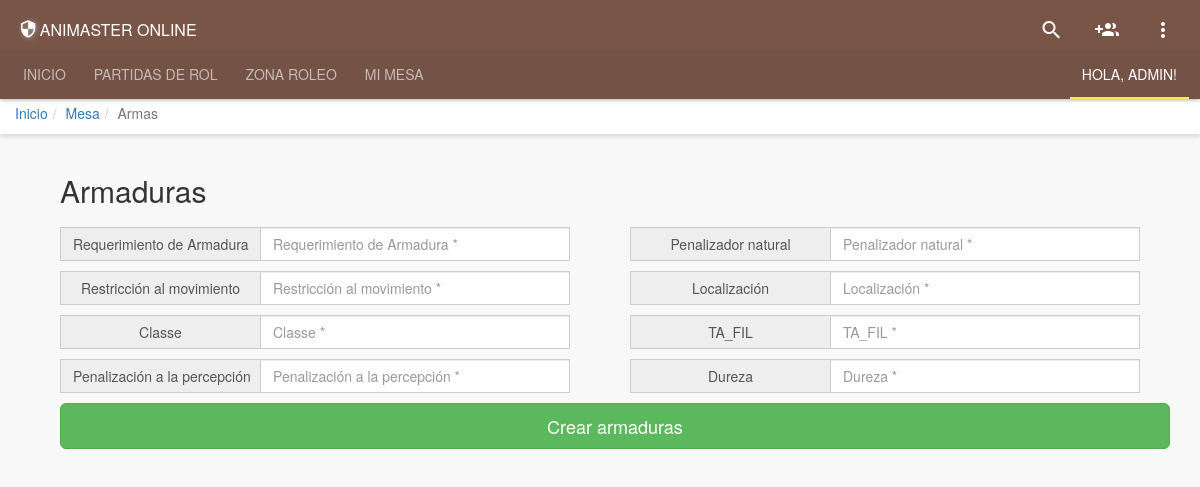
Page /settings/character/armaduras.php (signed in) on the committed database.
### tables this page shows
CREATE TABLE Caracteristica (
      id_caracteristica     int NOT NULL AUTO_INCREMENT,
      nombre     varchar(32),
      PRIMARY KEY (`id_caracteristica`)
);

### System/Classes/Caracteristica.php (called while the page is built, shortened)
<?php
    class Caracteristica{
        private $id_caracteristica;
        private $nombre;
        public function viewArmaduras(){
            $db = new connexio();
            $sql = "SELECT * FROM Caracteristica where id_caracteristica between 15 and 26";
            $query = $db->query($sql);
            $rtn = array();
            while($obj = $query->fetch_assoc()){
                $caracteristica = new Caracteristica($obj["id_caracteristica"],$obj["nombre"]);
                array_push($rtn, $caracteristica);
            }
            return $rtn;
        }
        function __construct(){
            $args = func_get_args();
            $num = func_num_args();
            $f='__construct'. $num;
        }
        function __construct0(){
            $this->id_caracteristica = 0;
            $this->nombre = 0;
        }
        function __construct2($a1, $a2){
            $this->id_caracteristica = $a1;
            $this->nombre = $a2;
        }
        public function getId_Caracteristica() {
            return $this->id_caracteristica;
        }
        public function getNombre() {
            return $this->nombre;
        }
    }
?>

### settings/character/armaduras.php (the view, shortened to what this page needs)
<?php
include "../../Public/layouts/head.php";
?>
<div class="container" >
    <form method="POST" name="myForm" action="../../System/Protocols/Crear_Armaduras.php">
        <div class="row">
            <div class="col-md-12">
                <div class="col-md-12 cinput m-l-15 ">
                    <h2 class="form-signin-heading">Armaduras</h2>
                </div>
<?php
require_once "../../System/Classes/Caracteristica.php";
$caracteristica=new Caracteristica();
$caracteristica=$caracteristica->viewArmaduras();
foreach ($caracteristica as $caracteristica){
    $nombre=$caracteristica->getNombre();
    $id_caracteristica=$caracteristica->getId_Caracteristica();
?>
                <div class="col-md-6">
                    <div class="col-md-12 cinput">
                        <div class="input-group">
                            <span class="input-group-addon" id="basic-addon1" style="max-width:200px;"><?php echo $nombre ?></span>
                            <input type="text"  id="<?php echo $nombre ?>" value="" class="form-control" name="<?php echo 'v'.$id_caracteristica ?>" placeholder="<?php echo $nombre ?> *" required>
                        </div>
                    </div>
                </div>
<?php } ?>
                <div class="col-md-12 cinput m-l-15">
                    <button class="btn btn-lg btn-success btn-block" name="submit" id="submit" type="submit">Crear armaduras</button>
                </div>
            </div>
        </div>
    </form>
</div>
<?php include "../../Public/layouts/footer.php";?>

### Public/css/theme.css (style rules this page uses)
body { background-color: #F8F8F8; }
html { background-color: #F8F8F8; }
.m-l-15 { margin-left: 15px !important; }
@media (min-width: 768px) { body { padding-top: 95px; } }
.cinput { margin-bottom: 10px; }
.form-control { border-radius: 0px; -webkit-transition: border-color ease-in-out .15s, box-shadow ease-in-out .15s; -o-transition: border-color ease-in-out .15s, box-shadow ease-in-out .15s; transition: border-color ease-in-out .15s, box-shadow ease-in-out .15s; }
.input-group-addon { border-radius: 0px; min-width: 200px; max-width: 200px; overflow: hidden; }

### rows in the picture
caracteristica: nombre "Requerimiento de Armadura", v15 "Requerimiento de Armadura *"
caracteristica: nombre "Penalizador natural", v16 "Penalizador natural *"
caracteristica: nombre "Restricción al movimiento", v17 "Restricción al movimiento *"
caracteristica: nombre "Localización", v18 "Localización *"
caracteristica: nombre "Classe", v19 "Classe *"
caracteristica: nombre "TA_FIL", v20 "TA_FIL *"
caracteristica: nombre "Penalización a la percepción", v21 "Penalización a la percepción *"
caracteristica: nombre "Dureza", v22 "Dureza *"

### other values in the picture
$value['nickname'] "ADMIN"
$pan[0] "Inicio"
$pan[0] "Mesa"
$pan[0] "Armas"
